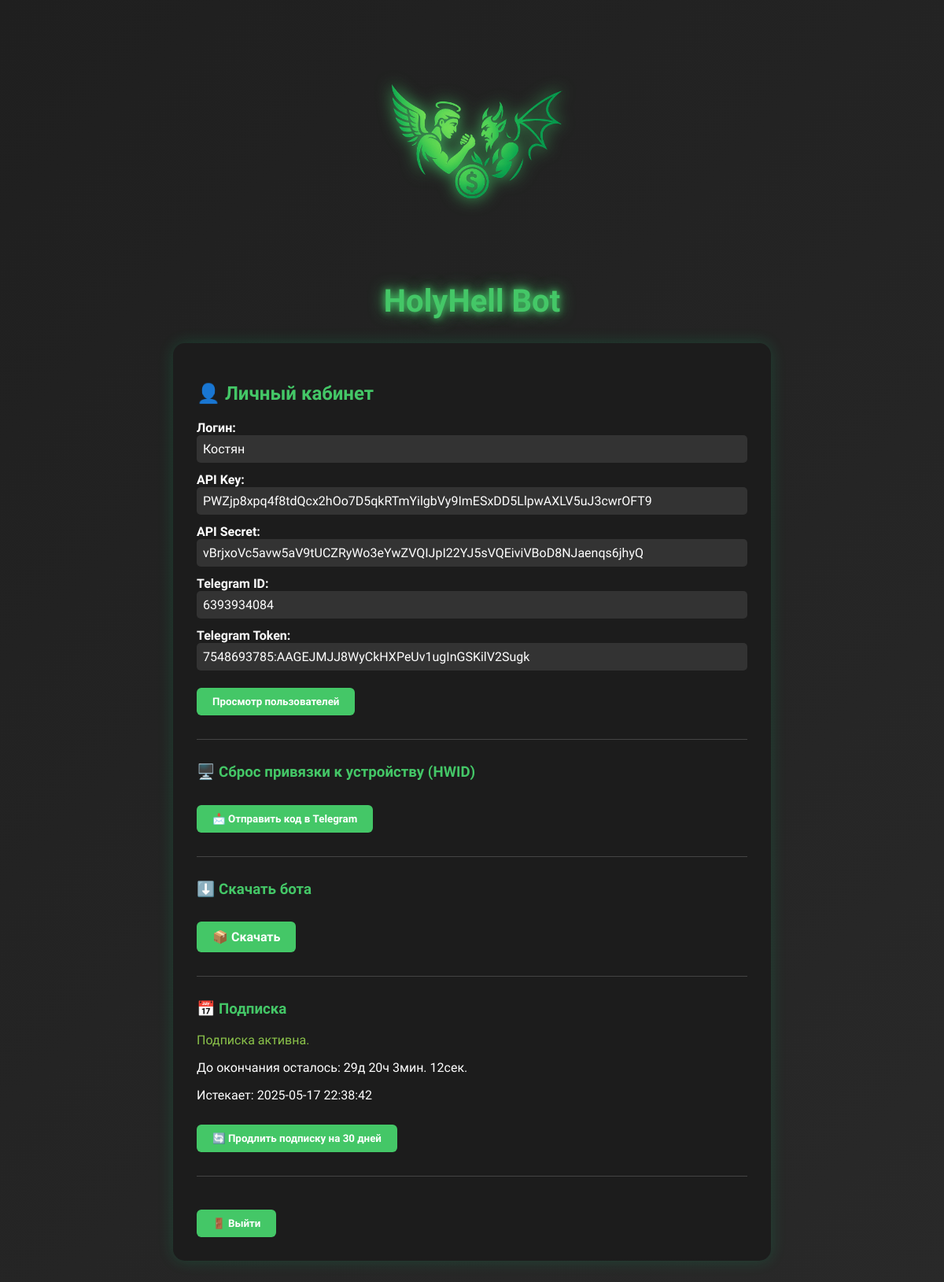
The app's page /dashboard (signed in) with its own data.
### models.py (models this page shows, shortened)
class User(Base):
    __tablename__ = "users"
    id = Column(Integer, primary_key=True)
    login = Column(String, unique=True, nullable=False)
    password_hash = Column(String, nullable=False)
    api_key = Column(String, nullable=False)
    api_secret_encrypted = Column(String, nullable=False)
    telegram_token_encrypted = Column(String, nullable=False)
    telegram_id = Column(String, nullable=False)
    hwid = Column(String, nullable=True)
    subscription_expires_at = Column(DateTime, default=datetime.utcnow)

### main.py (the view)
@app.get("/dashboard", response_class=HTMLResponse)
def show_dashboard(request: Request, db: Session = Depends(get_db)):
    login_hex = request.cookies.get("login")
    try:
        login = bytes.fromhex(login_hex).decode('utf-8') if login_hex else None
    except:
        login = None
    if not login:
        return RedirectResponse(url="/login")
    user = db.query(User).filter(User.login == login).first()
    if not user:
        return RedirectResponse(url="/login")
    subscription_active = user.subscription_expires_at and user.subscription_expires_at > datetime.utcnow()
    return templates.TemplateResponse("dashboard.html", {
        "request": request,
        "login": user.login,
        "api_key": user.api_key,
        "api_secret": user.decrypt_api_secret(),
        "telegram_id": user.telegram_id,
        "telegram_token": user.decrypt_telegram_token(),
        "subscription_expires": user.subscription_expires_at.strftime('%Y-%m-%d %H:%M:%S') if user.subscription_expires_at else "нет",
        "subscription_active": subscription_active
    })

### templates/dashboard.html (shortened to what this page needs)
<!DOCTYPE html>
<html lang="ru">
<head>
</head>
<body>
    <div class="logo-container">
        <img src="/static/logo.png" alt="Logo">
    </div>
    <div class="bot-title">HolyHell Bot</div>
    <div class="container">
        <h2>👤 Личный кабинет</h2>
        <div class="label">Логин:</div>
        <div class="value">{{ login }}</div>
        <div class="label">API Key:</div>
        <div class="value">{{ api_key }}</div>
        <div class="label">API Secret:</div>
        <div class="value">{{ api_secret }}</div>
        <div class="label">Telegram ID:</div>
        <div class="value">{{ telegram_id }}</div>
        <div class="label">Telegram Token:</div>
        <div class="value">{{ telegram_token }}</div>
        {% if request.cookies['is_admin'] == 'True' %}
            <a href="/view_users"><button>Просмотр пользователей</button></a>
        {% endif %}
        <hr>
        <h3>🖥️ Сброс привязки к устройству (HWID)</h3>
        <form method="post" action="/request-hwid-reset">
            <button type="submit">📩 Отправить код в Telegram</button>
        </form>
        <hr>
        <h3>⬇️ Скачать бота</h3>
        <a href="/downloads/bot_release.zip" download class="button">📦 Скачать</a>
        <hr>
        <h3>📅 Подписка</h3>
        {% if subscription_active %}
            <p class="success">Подписка активна.</p>
            <p>До окончания осталось: <span id="timer">Загрузка...</span></p>
            <p>Истекает: {{ subscription_expires }}</p>
        {% else %}
            <p class="error">Подписка истекла ❌</p>
            <p>Истекла: {{ subscription_expires }}</p>
        {% endif %}
        <form method="post" action="/extend-subscription">
            <button type="submit">🔄 Продлить подписку на 30 дней</button>
        </form>
        <hr>
        <form method="post" action="/logout">
            <button type="submit">🚪 Выйти</button>
        </form>
    </div>
</body>
</html>

### templates/dashboard.html (style rules this page uses)
body { font-family: 'Orbitron', sans-serif; background: linear-gradient(135deg, #1f1f1f, #292929); color: white; margin: 0; padding: 40px 20px; display: flex; flex-direction: column; align-items: center; }
.logo-container { margin-top: 10px; }
.logo-container img { width: 300px; filter: drop-shadow(0 0 10px #44c767); transition: transform 0.3s ease; }
.bot-title { margin-top: 5px; margin-bottom: 30px; font-size: 40px; color: #44c767; text-shadow: 0 0 10px #44c767, 0 0 20px #44c767; font-weight: bold; }
.container { max-width: 700px; width: 100%; background: #1c1c1c; padding: 30px; border-radius: 15px; box-shadow: 0 0 20px rgba(0,255,150,0.15); }
h2, h3 { color: #44c767; }
.label { font-weight: bold; margin-top: 12px; }
.value { margin-bottom: 10px; background: #333; padding: 8px; border-radius: 5px; word-break: break-word; }
.success { color: #8bc34a; }
.button, button { display: inline-block; padding: 10px 20px; background-color: #44c767; color: white; text-decoration: none; border: none; border-radius: 6px; cursor: pointer; font-weight: bold; transition: background-color 0.2s ease-in-out; margin-top: 12px; font-family: 'Orbitron', sans-serif; }
form { margin-top: 15px; }
hr { margin: 30px 0; border: none; border-top: 1px solid #444; }

### records on screen
User: login "Костян", api_key "PWZjp8xpq4f8tdQcx2hOo7D5qkRTmYilgbVy9ImESxDD5LlpwAXLV5uJ3cwrOFT9", telegram "6393934084"

### other values on screen
{{ api_secret }} "vBrjxoVc5avw5aV9tUCZRyWo3eYwZVQIJpI22YJ5sVQEiviVBoD8NJaenqs6jhyQ"
{{ telegram_token }} "7548693785:AAGEJMJJ8WyCkHXPeUv1ugInGSKilV2Sugk"
{{ subscription_expires }} "2025-05-17 22:38:42"
